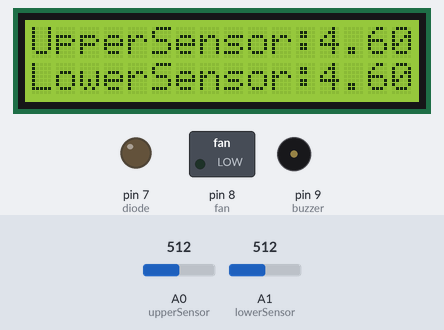
A sketch run on a simulated Arduino Uno, built with avr-gcc and run on an emulated ATmega328P. On the bench: 16×2 character LCD, switched loads named in the sketch (green lamp = pin HIGH), output pins drawn as LEDs (lit = HIGH), buzzer (waves = sounding). The inputs (shaded band) are chosen by the test bench; at power-on: A1 (lowerSensor) = 512, A0 (upperSensor) = 512. The modem accepts every AT command (registered, SIM ready, sends succeed) and sends nothing else; pins used as bus, display or sensor lines are not drawn; what the sketch prints to the serial monitor is not drawn.

Above: at 15.0 s.
15.1 s: A1 (lowerSensor) set to 923
At 16.4 s:
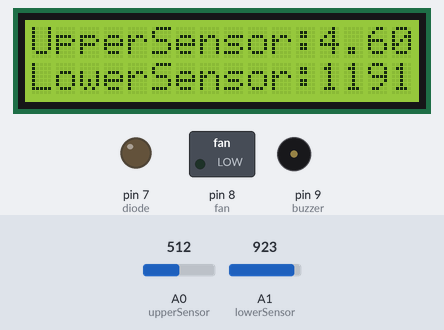
16.8 s: A1 (lowerSensor) set to 952
At 17.8 s:
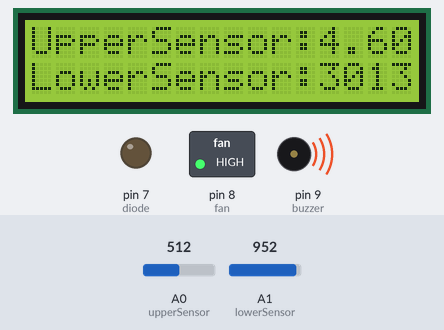
18.3 s: A0 (upperSensor) set to 930
At 19.2 s:
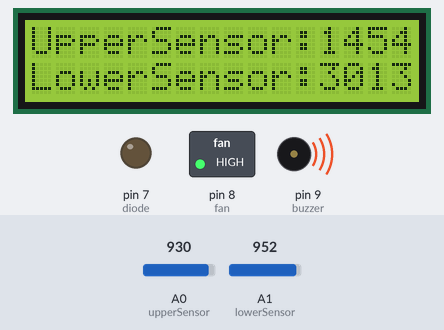
19.8 s: A0 (upperSensor) set to 956
At 20.4 s:
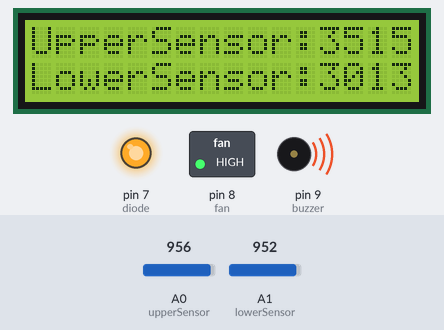
21.3 s: A1 (lowerSensor) set to 900
At 21.9 s:
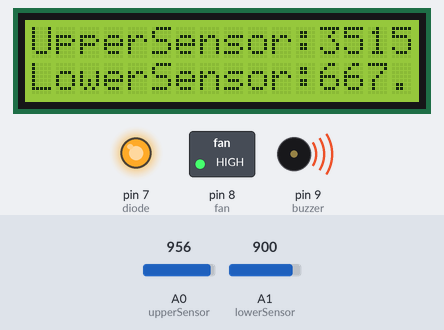
22.8 s: A0 (upperSensor) set to 1010
At 23.3 s:
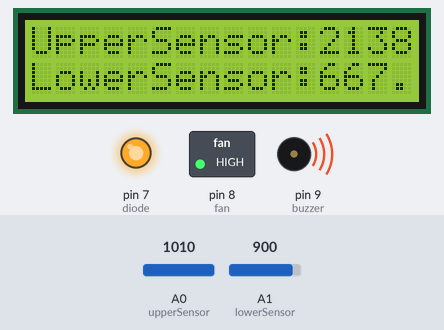
Timing chart, 0 to 25.3 s (numbered marks = the images above; inputs shaded):
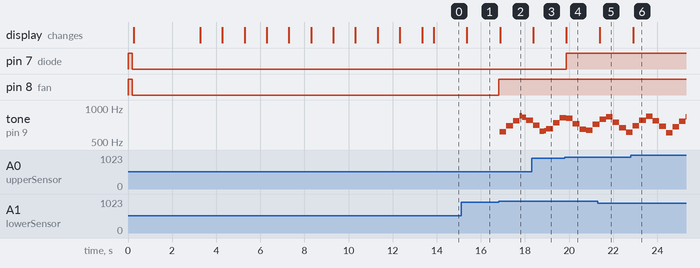

The sketch:

Rafa__Olech_Program_Arduino.ino
```cpp
// Autor: Rafał Olech
// Temat: Program obsługujący autonomiczny system monitorujący wyciek gazu w instalacjach gazowych LPG oraz CNG/LNG

// wymagane biblioteki
#include <LiquidCrystal.h>
#include <SoftwareSerial.h>

const int rs=11, en=10, d4=5, d5=4, d6=3, d7=2; //stałe-numery pinów, do których podłączony jest LCD
LiquidCrystal lcd(rs, en, d4, d5, d6, d7); //konstruktor dla LiquidCrystal

SoftwareSerial mySerial(12, 13);
String cmd = "";

// przypisanie portów do komponentów
int upperSensor = A0;
int lowerSensor = A1;
int buzzer = 9;
const int fan = 8;
int diode = 7;

// zmienne globalne
float upperSensorValue = 0;
float lowerSensorValue = 0;
float sensorValue = 0;
float ppmValue = 0;
int fanSpeed = 0;

// zmienne potrzebne do obliczenia stężenia gazu
float RS_do_RO_upper;
float RS_do_RO_lower;
float RO_upper;
float RO_lower;
float RO;
float RL_upper = 22.0;
float RL_lower = 22.0;
float sensor_volt_upper;
float sensor_volt_lower;
float PPM_upper;
float PPM_lower;

// zmienne potrzebne do kalibracji czujników
double number_of_calibration_samples = 60;
float air_purity_factor = 6.5;

// zmienne odpowiedzialne za odmierzanie czasu
unsigned long millis1s;    //czasomierz co 1s
unsigned long millisAlarm; //czasomierz dla buzzera
unsigned long millisExceeded=1; //aktualnie przekroczony, ile czasu ma dzialac buzzer
unsigned long reportTimer=0;  // czasomierz raportów

// flagi stanowe
byte alarmValue=1; //modulacja buzzera
byte alarmDir=1;   //kierunek zmian modulacji
byte alarm=0;      //czy buzzer dziala
byte currentlyExceeded=0; //czy teraz jest przekroczone dopuszczalne stężenie gazu
byte smsState=0;  //stan wysylania sms - 0 - nie wysyla, 1,2,3,4 - wysylanie 5 - po wyslaniu

// deklaracje funkcji
void heatingUp();
void gasAlert(float ppmValue);
float sensorCalibration(int sensor);

void setup()
{
  // Konfiguracja określonych pinów jako wyjściowe
  pinMode(buzzer, OUTPUT);
  pinMode(fan, OUTPUT);
  analogWrite(fan, fanSpeed);
  pinMode(diode, OUTPUT);

  // Kontrolne sprawdzenie działania wszystkich urządzeń
  digitalWrite(diode, HIGH);
  digitalWrite(fan, HIGH);
  digitalWrite(buzzer, HIGH);
  delay(200);
  digitalWrite(diode, LOW);
  digitalWrite(fan, LOW);
  digitalWrite(buzzer, LOW);

  // początkowe wyświetlenie na lcd
  lcd.begin(16, 2);
  lcd.home();
  lcd.setCursor(0,0);
  lcd.print("Gas monitoring ");
  lcd.setCursor(3,1);
  lcd.print("system");
  delay(3000);

  mySerial.begin(9600);
  Serial.begin(9600);
  heatingUp();
  RO_upper = sensorCalibration(upperSensor);
  RO_lower = sensorCalibration(lowerSensor);
  lcd.clear();
  lcd.println(RO_upper);
  lcd.print(RO_lower);
  delay(500);
}


void loop()
{
  upperSensorValue = analogRead(upperSensor); // przypisanie odczytanej wartości z czujnika do zmiennej upperSensorValue
  sensor_volt_upper = ((1024-upperSensorValue)/upperSensorValue)*RL_upper;
  RS_do_RO_upper = sensor_volt_upper/RO_upper;
  PPM_upper = 6.2*(pow(10, (((-2.512) * log10(RS_do_RO_upper)) + 1.912 )));

  lowerSensorValue = analogRead(lowerSensor); // przypisanie odczytanej wartości z czujnika do zmiennej lowerSensorValue
  sensor_volt_lower = ((1024-lowerSensorValue)/lowerSensorValue)*RL_lower;
  RS_do_RO_lower = sensor_volt_lower/RO_lower;
  PPM_lower = 6.2*(pow(10, (((-2.512) * log10(RS_do_RO_lower)) + 1.912 )));

   if (millis()-reportTimer>300)
   {
     reportTimer=millis();
     // wyswietlenie odczytanych wartości z czujników w aplikacji mobilnej
     Serial.print(PPM_lower);
     Serial.print(",");
     Serial.print(PPM_upper);
     Serial.println("");


    // wypisanie wartości z czujników na lcd
    lcd.setCursor(0,0);
    lcd.print("UpperSensor:");
    lcd.setCursor(12,0);
    lcd.print(PPM_upper);


    lcd.setCursor(0,1);
    lcd.print("LowerSensor:");
    lcd.setCursor(12,1);
    lcd.print(PPM_lower);
  }
  gasAlert(PPM_upper);
  gasAlert(PPM_lower);
}

// funkcja odpowiedzialna za odczekanie czasu potrzebnego na rozgrzanie czujników
void heatingUp()
{
  for (int time=10; time>0; time--)
  {
    lcd.setCursor(0,0);
    lcd.print("Heating up...");
    lcd.setCursor(0,1);
    lcd.print("Remains: ");
    lcd.print (time);
    lcd.print(" s");
    delay(1000);
    lcd.clear();
  }
}

float sensorCalibration(int sensor)
{
  //kalibracja czujnika
  float sum=0;
  for (int i=0; i<number_of_calibration_samples; i++)
  {
    sensorValue = analogRead(sensor);
    if(sensor == upperSensor)
    {
		  RO = ((1024 - sensorValue) / sensorValue) * RL_upper;
    }
    else
    {
      RO = ((1024 - sensorValue) / sensorValue) * RL_lower;
    }
    sum = sum + RO;
  }
  RO = sum/number_of_calibration_samples;
	RO = RO/air_purity_factor;

  return RO;
}


void gasAlert(float ppmValue)
{
  //sprawdzenie czujnika
  if (ppmValue > 2000.0)
  {
    millisExceeded=millis()+6000;
    currentlyExceeded=1;
    if (smsState==0) smsState=1;
  }
  else
  {
    currentlyExceeded=0;
  }

    //obsluga za wysokiego stezenia gazu
  if (millis()<millisExceeded)
  {
    alarm=1;
    fanSpeed = 255;
    analogWrite(fan, fanSpeed); //maksymalna prędkość wentylatora

  }
  else
  {
    alarm=0;
    fanSpeed = 0;
    analogWrite(fan, fanSpeed); // wyłączenie wentylatora

    if (smsState==5) smsState=0;
  }

  //Czasomierz sekundowy
  if(millis()-millis1s>1000)
  {
    millis1s=millis();
    //rzeczy do wykonania co 1s


    if (currentlyExceeded) //led, ktory miga tylko gdy stezenie jest przekroczone
    {
      digitalWrite(diode, HIGH); //dioda świeci
    }
    else
    {
      digitalWrite(diode, LOW); //dioda nie świeci
    }

    switch(smsState)
    {
        case 1:
        //pierwszy krok
        mySerial.println("AT+CMGF=1"); // to send SMS in text Mode
        smsState++;
        break;

        case 2:
        //drugi krok
        mySerial.println("AT+CMGS=\"+48787749368\"\r"); //change to the phone number you using
        smsState++;
        break;

        case 3:
        //trzeci krok
        mySerial.println("Wyciek gazu!");
        smsState++;
        break;

        case 4:
        //czwarty krok
        mySerial.println((char)26);

        smsState++;
        break;
    }
  }

  if (millis()-millisAlarm>2)
  {
    millisAlarm=millis();
    if (alarm>0)
    {
        tone(buzzer,600+alarmValue);
        alarmValue+=alarmDir;
        if (alarmValue==0)
        {
          alarmDir=1;
        }
        if (alarmValue==255)
        {
          alarmDir=-1;
        }
    }
    else
    {
      analogWrite(buzzer,0);
      noTone(buzzer);
      alarmValue=1;
      alarmDir=1;
    }
  }
}
```

Measured:
- the behaviour switches between 940 and 941 on A1 (lowerSensor) (found by bisection; images 1 and 2)
- the behaviour switches between 940 and 941 on A0 (upperSensor) (found by bisection; images 3 and 4)
- after the input at 15.1 s, the display: changes after 0.26 s (image 1)
- after the input at 16.8 s, pin 8 (fan): LOW → HIGH at once; tone on pin 9 (buzzer): plays 617 Hz for 0.30 s, 693 Hz for 0.30 s, 774 Hz for 0.30 s, 853 Hz for 0.11 s, 830 Hz for 0.20 s, 782 Hz for 0.23 s, starting after 0.06 s; the display: changes after 0.07 s (image 2)
- after the input at 18.3 s, the display: changes after 0.08 s (image 3)
- after the input at 19.8 s, pin 7 (diode): LOW → HIGH after 0.07 s; the display: changes after 0.08 s (image 4)
- after the input at 21.3 s, the display: changes after 0.09 s (image 5)
- after the input at 22.8 s, the display: changes after 0.10 s (image 6)
